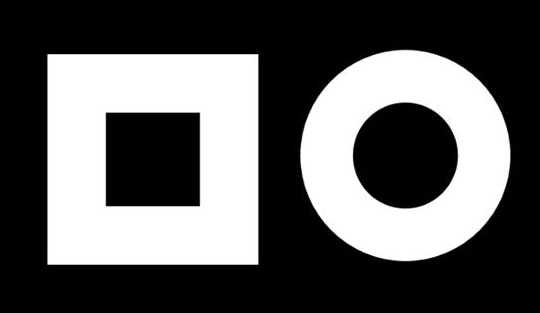
#> input picture 1.base/7.图形检测/images/1.jpg, 540 x 313 px
$ jupyter execute '卷积颜色范围.ipynb'
#> lines starting #> are read from the running program, lines starting #| are printed output that depends on the picture; after the words box and inside, x2 and y2 are one past the last pixel; in counts of white or black regions, pixels touching at a corner belong together
### myutils/common.py
import json
import math
import os

import cv2
import matplotlib
import matplotlib.pyplot as plt

matplotlib.rcParams['font.sans-serif'] = ['SimHei']  # 设置中文字体为黑体
matplotlib.rcParams['axes.unicode_minus'] = False  # 解决负号显示问题
import numpy as np


class Plot:
    def __init__(self):
        self.plot = plt

    # [5 lines left out: function subplot, not called in this run]

    def show(self, debug=False):
        if debug:
            self.plot.show()


# [28 lines left out: functions get_all_files, get_all_files_next, fillColor, not called in this run]


def show(dilate, title, cmap=None, debug=False):
    if debug:
        plt.title(title)
        plt.imshow(dilate, cmap=cmap)
        plt.show()


# [8 lines left out: function clearBorder, not called in this run]


"""
   将图像按原始方向进行校正
   :param pts 传入一个矩形pt，[[左上角],[右上角],[右下角],[左上角]]
"""


# [32 lines left out: function justImage, not called in this run]


"""
   获取点在M旋转后生成的新点
   :param pts 传入一个矩形pt，[[左上角],[右上角],[右下角],[左上角]]
"""


# [22 lines left out: functions justPoint, getNonmal, printPretty, not called in this run]

# path='../images/idcard.jpg'
# show(clearBorder(path), "contours矩形",cmap="gray", debug=True)

### 1.base/7.图形检测/卷积颜色范围.ipynb
[cell 1]
import cv2
import matplotlib.pyplot as plt
import matplotlib
import numpy as np
from myutils.common import show,fillColor
matplotlib.rcParams['font.sans-serif'] = ['SimHei']  # 设置中文字体为黑体
matplotlib.rcParams['axes.unicode_minus'] = False  # 解决负号显示问题
img=cv2.imread("./images/1.jpg")
#> img is the input picture: shape (313, 540, 3); min 0, max 255, mean 93
grayImg=cv2.cvtColor(img, cv2.COLOR_BGR2GRAY)
show(grayImg, "卷积",cmap="gray",debug=True)
# 颜色范围
lower = np.array(0)
upper = np.array(50)

# 创建卷积核
kernel = np.ones((9, 9), dtype=np.float32)

# 进行卷积操作
result = cv2.filter2D(grayImg, -1, kernel)
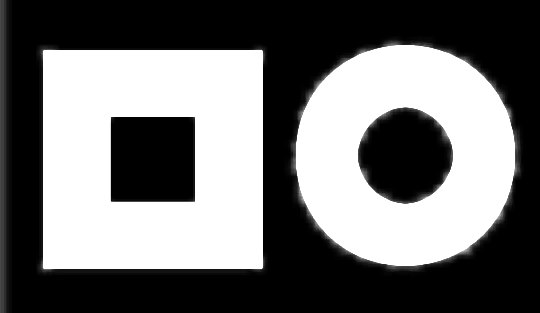
#> result: shape (313, 540); min 0, max 255, mean 112.5
show(result, "卷积",cmap="gray",debug=True)
# 将在颜色范围内的像素设为255，不在颜色范围内的像素设为0
result = cv2.inRange(result, lower, upper)
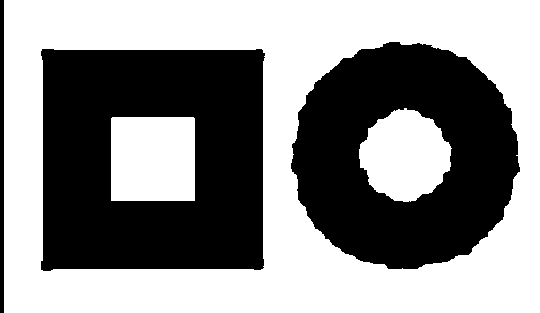
#> result: shape (313, 540); 54.7% white; 3 black regions, box (x1, y1, x2, y2) and area: (41, 49, 265, 271) 41222, (291, 42, 520, 269) 34065, (0, 0, 4, 313) 1252
show(result, "inRange",cmap="gray",debug=True)

$ run again, with 1.base/7.图形检测/images/2.jpg copied over 1.base/7.图形检测/images/1.jpg
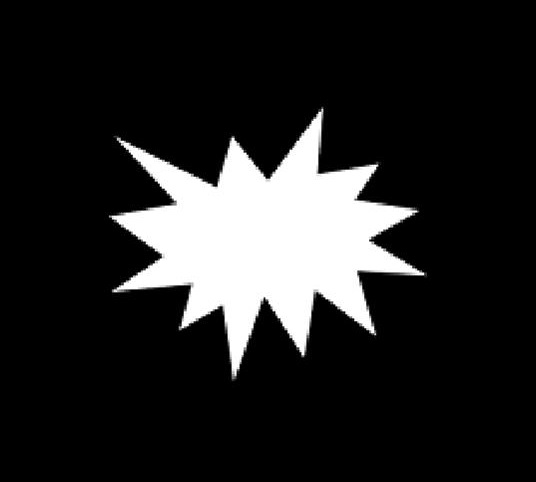
#> input picture 1.base/7.图形检测/images/2.jpg, 536 x 482 px
#> img is the input picture: shape (482, 536, 3); min 0, max 255, mean 36
#> `result = cv2.filter2D(grayImg, -1, kernel)`:
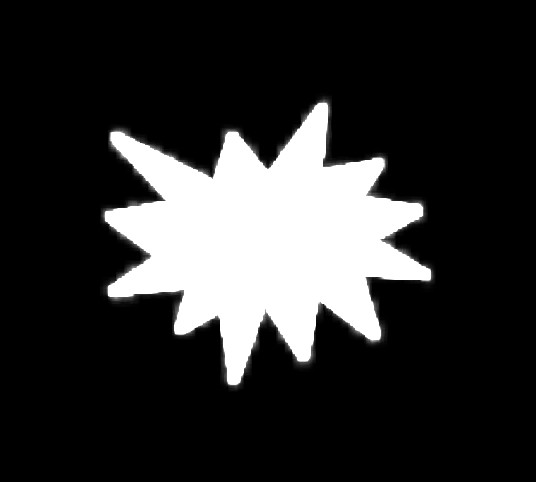
#> result: shape (482, 536); min 0, max 255, mean 47.4
#> `result = cv2.inRange(result, lower, upper)`:
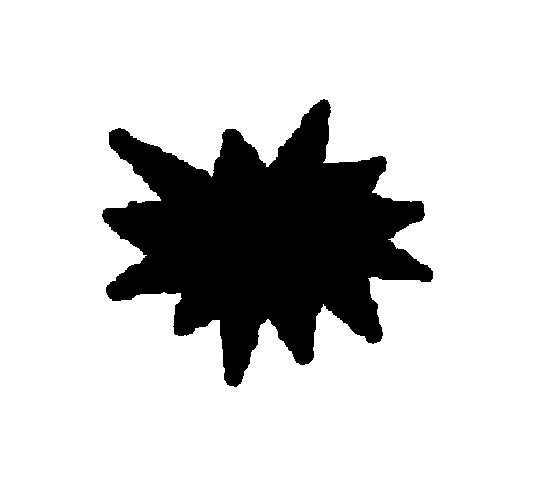
#> result: shape (482, 536); 80.8% white; 1 black region, box (x1, y1, x2, y2) and area: (102, 99, 433, 387) 49547
